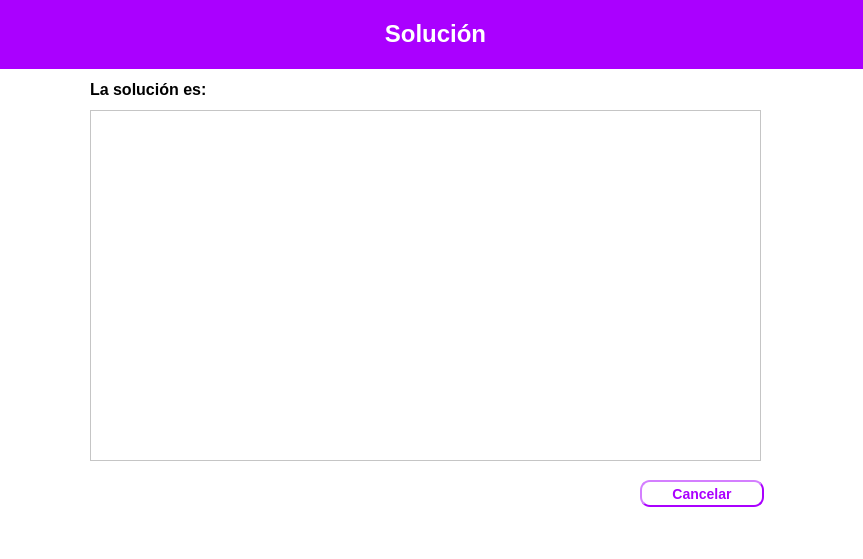
<?xml version="1.0" encoding="UTF-8"?>
<ui version="4.0">
 <class>Dialog</class>
 <widget class="QDialog" name="Dialog">
  <property name="geometry">
   <rect>
    <x>0</x>
    <y>0</y>
    <width>863</width>
    <height>559</height>
   </rect>
  </property>
  <property name="windowTitle">
   <string>Dialog</string>
  </property>
  <property name="styleSheet">
   <string notr="true">background-color: rgb(255, 255, 255);</string>
  </property>
  <widget class="QLabel" name="label_4">
   <property name="geometry">
    <rect>
     <x>90</x>
     <y>80</y>
     <width>119</width>
     <height>19</height>
    </rect>
   </property>
   <property name="font">
    <font>
     <pointsize>12</pointsize>
    </font>
   </property>
   <property name="text">
    <string>&lt;html&gt;&lt;head/&gt;&lt;body&gt;&lt;p&gt;&lt;span style=&quot; font-weight:600;&quot;&gt;La solución es:&lt;/span&gt;&lt;/p&gt;&lt;/body&gt;&lt;/html&gt;</string>
   </property>
  </widget>
  <widget class="QLabel" name="label_5">
   <property name="geometry">
    <rect>
     <x>220</x>
     <y>80</y>
     <width>541</width>
     <height>19</height>
    </rect>
   </property>
   <property name="font">
    <font>
     <pointsize>12</pointsize>
    </font>
   </property>
   <property name="text">
    <string>&lt;html&gt;&lt;head/&gt;&lt;body&gt;&lt;p&gt;&lt;br/&gt;&lt;/p&gt;&lt;/body&gt;&lt;/html&gt;</string>
   </property>
  </widget>
  <widget class="QPushButton" name="pushButton_3">
   <property name="geometry">
    <rect>
     <x>640</x>
     <y>480</y>
     <width>124</width>
     <height>27</height>
    </rect>
   </property>
   <property name="font">
    <font>
     <pointsize>-1</pointsize>
     <weight>75</weight>
     <italic>false</italic>
     <bold>true</bold>
    </font>
   </property>
   <property name="styleSheet">
    <string notr="true">color: rgb(170, 0, 255);
	border-width: 2px;
    border-style: outset;
    border-radius: 10px;
    border-color:rgb(170, 0, 255);
    font: bold 14px;
    padding: 6px;</string>
   </property>
   <property name="text">
    <string>Cancelar</string>
   </property>
  </widget>
  <widget class="QTableWidget" name="tableWidget">
   <property name="geometry">
    <rect>
     <x>90</x>
     <y>110</y>
     <width>671</width>
     <height>351</height>
    </rect>
   </property>
  </widget>
  <widget class="QLabel" name="label_2">
   <property name="geometry">
    <rect>
     <x>0</x>
     <y>0</y>
     <width>871</width>
     <height>69</height>
    </rect>
   </property>
   <property name="styleSheet">
    <string notr="true">background-color: rgb(170, 0, 255);</string>
   </property>
   <property name="text">
    <string>&lt;html&gt;&lt;head/&gt;&lt;body&gt;&lt;p align=&quot;center&quot;&gt;&lt;span style=&quot; font-size:18pt; font-weight:600; color:#ffffff;&quot;&gt;Solución&lt;/span&gt;&lt;/p&gt;&lt;/body&gt;&lt;/html&gt;</string>
   </property>
  </widget>
 </widget>
 <resources/>
 <connections/>
</ui>
